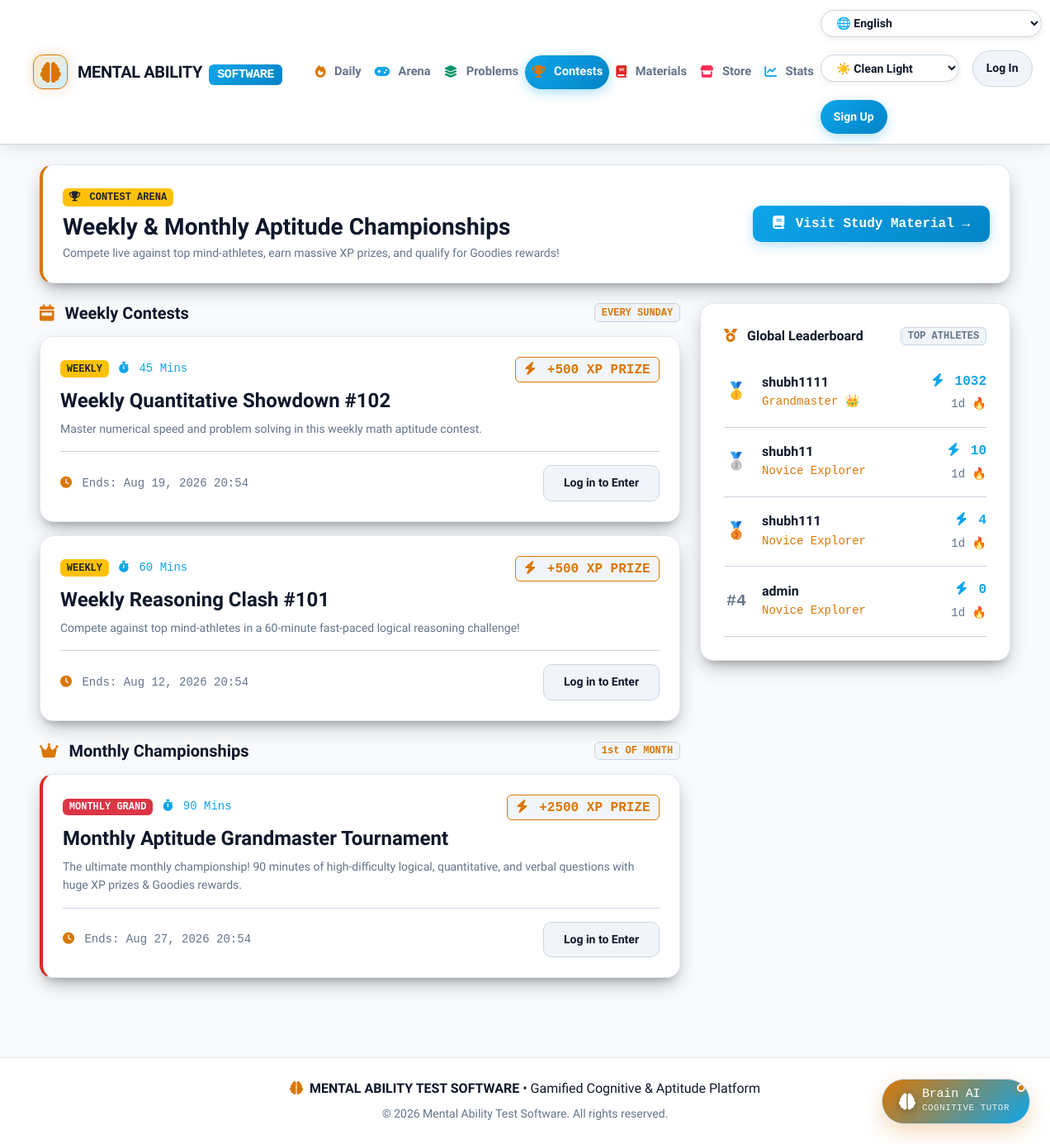
The app's page /contests/ with its own data.
### quiz/models.py (models this page shows, shortened)
class Contest(models.Model):
    WEEKLY = 'WEEKLY'
    MONTHLY = 'MONTHLY'
    CONTEST_TYPES = [
        (WEEKLY, 'Weekly Contest'),
        (MONTHLY, 'Monthly Championship'),
    ]
    title = models.CharField(max_length=200)
    contest_type = models.CharField(max_length=10, choices=CONTEST_TYPES, default=WEEKLY)
    description = models.TextField()
    start_time = models.DateTimeField()
    end_time = models.DateTimeField()
    duration_minutes = models.IntegerField(default=60)
    questions = models.ManyToManyField(Question, related_name='contests', blank=True)
    xp_prize = models.IntegerField(default=200)
    class Meta:
        ordering = ('-start_time',)

class UserProfile(models.Model):
    user = models.OneToOneField('auth.User', on_delete=models.CASCADE, related_name='profile')
    streak_count = models.IntegerField(default=0)
    last_active_date = models.DateField(null=True, blank=True)
    total_xp = models.IntegerField(default=0)
    solved_questions_count = models.IntegerField(default=0)
    @property
    def rank_title(self):
        if self.total_xp >= 1000:
            return "Grandmaster 👑"
        elif self.total_xp >= 500:
            return "Mind Master 🧠"
        elif self.total_xp >= 200:
            return "Aptitude Scholar 🎓"
        elif self.total_xp >= 50:
            return "Problem Solver ⚡"
        else:
            return "Novice Explorer"

### quiz/views.py (the view)
# urls.py: path('contests/', views.contests, name='contests'),
def contests(request):
    profile = get_or_create_user_profile(request.user) if request.user.is_authenticated else None
    weekly_contests = Contest.objects.filter(contest_type=Contest.WEEKLY)
    monthly_contests = Contest.objects.filter(contest_type=Contest.MONTHLY)
    leaderboard = UserProfile.objects.select_related('user').order_by('-total_xp', '-solved_questions_count')[:10]
    context = {
        'profile': profile,
        'weekly_contests': weekly_contests,
        'monthly_contests': monthly_contests,
        'leaderboard': leaderboard,
    }
    return render(request, 'quiz/contests.html', context)

### templates/quiz/contests.html (shortened to what this page needs)
{% extends 'base.html' %}
{% block content %}
<div class="row g-4 mb-4">
  <div class="col-12">
    <div class="lc-card p-4 position-relative overflow-hidden" style="background: var(--lc-surface); border-left: 4px solid var(--lc-amber);">
      <div class="d-flex justify-content-between align-items-center flex-wrap gap-3">
        <div>
          <span class="badge bg-warning text-dark font-monospace fw-bold mb-2"><i class="fas fa-trophy me-1"></i> CONTEST ARENA</span>
          <h3 class="fw-bold mb-1" style="color: var(--lc-text);">Weekly & Monthly Aptitude Championships</h3>
          <p class="small mb-0" style="color: var(--lc-text-muted);">Compete live against top mind-athletes, earn massive XP prizes, and qualify for Goodies rewards!</p>
        </div>
        <a href="{% url 'quiz:study_material' %}" class="btn btn-lc-primary font-monospace">
          <i class="fas fa-book me-1"></i> Visit Study Material &rarr;
        </a>
      </div>
    </div>
  </div>
  <div class="col-lg-8">
    <div class="d-flex justify-content-between align-items-center mb-3">
      <h5 class="fw-bold mb-0" style="color: var(--lc-text);"><i class="fas fa-calendar-week me-2" style="color: var(--lc-amber);"></i> Weekly Contests</h5>
      <span class="badge font-monospace" style="background-color: var(--lc-surface-hover); color: var(--lc-amber); border: 1px solid var(--lc-border-highlight);">EVERY SUNDAY</span>
    </div>
    <div class="row g-3 mb-4">
      {% for contest in weekly_contests %}
        <div class="col-12">
          <div class="lc-card p-4">
            <div class="d-flex justify-content-between align-items-start gap-2 mb-2">
              <div>
                <span class="badge bg-warning text-dark font-monospace fw-bold me-2">WEEKLY</span>
                <span class="font-monospace small" style="color: var(--lc-blue);"><i class="fas fa-stopwatch me-1"></i> {{ contest.duration_minutes }} Mins</span>
              </div>
              <span class="badge font-monospace fs-6" style="background-color: var(--lc-surface-hover); color: var(--lc-amber); border: 1px solid var(--lc-amber);">
                <i class="fas fa-bolt me-1"></i> +{{ contest.xp_prize }} XP PRIZE
              </span>
            </div>
            <h4 class="fw-bold mb-2" style="color: var(--lc-text);">{{ contest.title }}</h4>
            <p class="small mb-3" style="color: var(--lc-text-muted);">{{ contest.description }}</p>
            <div class="d-flex justify-content-between align-items-center pt-3 border-top flex-wrap gap-2" style="border-color: var(--lc-border-highlight) !important;">
              <div class="small font-monospace" style="color: var(--lc-text-muted);">
                <i class="fas fa-clock me-1" style="color: var(--lc-amber);"></i> Ends: {{ contest.end_time|date:"M d, Y H:i" }}
              </div>
              {% if user.is_authenticated %}
                <a href="{% url 'quiz:join_contest' contest.id %}" class="btn btn-lc-primary btn-sm px-4 font-monospace">
                  <i class="fas fa-flag-checkered me-1"></i> ENTER CONTEST ARENA
                </a>
              {% else %}
                <a href="{% url 'login' %}" class="btn btn-lc-secondary btn-sm px-4">Log in to Enter</a>
              {% endif %}
            </div>
          </div>
        </div>
      {% empty %}
        <div class="col-12">
          <div class="lc-card text-center py-4">
            <p class="mb-0" style="color: var(--lc-text-muted);">No active weekly contests scheduled.</p>
          </div>
        </div>
      {% endfor %}
    </div>
    <div class="d-flex justify-content-between align-items-center mb-3">
      <h5 class="fw-bold mb-0" style="color: var(--lc-text);"><i class="fas fa-crown me-2" style="color: var(--lc-amber);"></i> Monthly Championships</h5>
      <span class="badge font-monospace" style="background-color: var(--lc-surface-hover); color: var(--lc-amber); border: 1px solid var(--lc-border-highlight);">1st OF MONTH</span>
    </div>
    <div class="row g-3">
      {% for contest in monthly_contests %}
        <div class="col-12">
          <div class="lc-card p-4" style="border-left: 4px solid var(--lc-hard);">
            <div class="d-flex justify-content-between align-items-start gap-2 mb-2">
              <div>
                <span class="badge bg-danger text-light font-monospace fw-bold me-2">MONTHLY GRAND</span>
                <span class="font-monospace small" style="color: var(--lc-blue);"><i class="fas fa-stopwatch me-1"></i> {{ contest.duration_minutes }} Mins</span>
              </div>
              <span class="badge font-monospace fs-6" style="background-color: var(--lc-surface-hover); color: var(--lc-amber); border: 1px solid var(--lc-amber);">
                <i class="fas fa-bolt me-1"></i> +{{ contest.xp_prize }} XP PRIZE
              </span>
            </div>
            <h4 class="fw-bold mb-2" style="color: var(--lc-text);">{{ contest.title }}</h4>
            <p class="small mb-3" style="color: var(--lc-text-muted);">{{ contest.description }}</p>
            <div class="d-flex justify-content-between align-items-center pt-3 border-top flex-wrap gap-2" style="border-color: var(--lc-border-highlight) !important;">
              <div class="small font-monospace" style="color: var(--lc-text-muted);">
                <i class="fas fa-clock me-1" style="color: var(--lc-amber);"></i> Ends: {{ contest.end_time|date:"M d, Y H:i" }}
              </div>
              {% if user.is_authenticated %}
                <a href="{% url 'quiz:join_contest' contest.id %}" class="btn btn-lc-primary btn-sm px-4 font-monospace">
                  <i class="fas fa-flag-checkered me-1"></i> ENTER CHAMPIONSHIP ARENA
                </a>
              {% else %}
                <a href="{% url 'login' %}" class="btn btn-lc-secondary btn-sm px-4">Log in to Enter</a>
              {% endif %}
            </div>
          </div>
        </div>
      {% empty %}
        <div class="col-12">
          <div class="lc-card text-center py-4">
            <p class="mb-0" style="color: var(--lc-text-muted);">No active monthly grand championships scheduled.</p>
          </div>
        </div>
      {% endfor %}
    </div>
  </div>
  <div class="col-lg-4">
    <div class="lc-card sticky-top" style="top: 100px;">
      <div class="d-flex justify-content-between align-items-center mb-3">
        <h6 class="fw-bold mb-0" style="color: var(--lc-text);"><i class="fas fa-medal me-2" style="color: var(--lc-amber);"></i> Global Leaderboard</h6>
        <span class="badge font-monospace" style="background-color: var(--lc-surface-hover); color: var(--lc-text-muted); border: 1px solid var(--lc-border-highlight);">TOP ATHLETES</span>
      </div>
      <div class="list-group list-group-flush">
        {% for rank_user in leaderboard %}
          <div class="list-group-item d-flex justify-content-between align-items-center px-0 py-3 bg-transparent border-bottom" style="border-color: var(--lc-border-highlight) !important;">
            <div class="d-flex align-items-center gap-3">
              <div class="fw-bold font-monospace fs-5 text-center" style="width: 30px;">
                {% if forloop.counter == 1 %}🥇
                {% elif forloop.counter == 2 %}🥈
                {% elif forloop.counter == 3 %}🥉
                {% else %}<span style="color: var(--lc-text-muted);">#{{ forloop.counter }}</span>
                {% endif %}
              </div>
              <div>
                <h6 class="fw-bold mb-0" style="color: var(--lc-text);">{{ rank_user.user.username }}</h6>
                <small class="font-monospace" style="color: var(--lc-amber);">{{ rank_user.rank_title }}</small>
              </div>
            </div>
            <div class="text-end">
              <div class="fw-bold font-monospace" style="color: var(--lc-blue);"><i class="fas fa-bolt me-1"></i> {{ rank_user.total_xp }}</div>
              <small class="font-monospace" style="color: var(--lc-text-muted);">{{ rank_user.streak_count }}d 🔥</small>
            </div>
          </div>
        {% empty %}
          <p class="small text-center py-3 mb-0" style="color: var(--lc-text-muted);">No rankings recorded yet.</p>
        {% endfor %}
      </div>
    </div>
  </div>
</div>
{% endblock %}

### static/css/global.css (style rules this page uses)
:root, [data-theme="clean-light"] { --lc-bg: #f8fafc; --lc-surface: #ffffff; --lc-surface-hover: #f1f5f9; --lc-border: #e2e8f0; --lc-border-highlight: #cbd5e1; --lc-text: #0f172a; --lc-text-muted: #64748b; --lc-amber: #d97706; --lc-amber-glow: rgba(217, 119, 6, 0.25); --lc-easy: #059669; --lc-easy-bg: rgba(5, 150, 105, 0.12); --lc-medium: #d97706; --lc-medium-bg: rgba(217, 119, 6, 0.12); --lc-hard: #dc2626; --lc-hard-bg: rgba(220, 38, 38, 0.12); --lc-blue: #0ea5e9; --lc-nav-bg: rgba(255, 255, 255, 0.95); }
body { top: 0px !important; position: static !important; }
body { font-family: 'Plus Jakarta Sans', system-ui, -apple-system, sans-serif; background-color: var(--lc-bg); color: var(--lc-text); line-height: 1.6; min-height: 100vh; }
.lc-card { background-color: var(--lc-surface); border: 1px solid var(--lc-border); border-radius: 16px; padding: 1.75rem; box-shadow: 0 10px 25px -5px rgba(0, 0, 0, 0.3), 0 8px 10px -6px rgba(0, 0, 0, 0.2); transition: transform 0.25 ease, border-color 0.25s ease, box-shadow 0.25s ease; }
.btn-lc-primary { background: linear-gradient(135deg, var(--lc-blue), #0284c7); color: #ffffff; font-weight: 700; border: none; border-radius: 10px; padding: 0.65rem 1.5rem; transition: all 0.2s ease; box-shadow: 0 4px 14px rgba(14, 165, 233, 0.3); }
.btn-lc-secondary { background-color: var(--lc-surface-hover); color: var(--lc-text); border: 1px solid var(--lc-border-highlight); font-weight: 600; border-radius: 10px; padding: 0.65rem 1.5rem; transition: all 0.2s ease; }

### records on screen
Contest: duration_minutes "45", xp_prize "500", title "Weekly Quantitative Showdown #102", description "Master numerical speed and problem solving in this weekly math aptitude contest.", end_time "Aug 19, 2026 20:54"
Contest: duration_minutes "60", xp_prize "500", title "Weekly Reasoning Clash #101", description "Compete against top mind-athletes in a 60-minute fast-paced logical reasoning challenge!", end_time "Aug 12, 2026 20:54"
Contest: duration_minutes "90", xp_prize "2500", title "Monthly Aptitude Grandmaster Tournament", description "The ultimate monthly championship! 90 minutes of high-difficulty logical, quantitative, and verbal questions with huge XP prizes & Goodies rewards.", end_time "Aug 27, 2026 20:54"
UserProfile: user.username "shubh1111", rank_title "Grandmaster 👑", total_xp "1032", streak_count "1"
UserProfile: user.username "shubh11", rank_title "Novice Explorer", total_xp "10", streak_count "1"
UserProfile: user.username "shubh111", rank_title "Novice Explorer", total_xp "4", streak_count "1"
UserProfile: user.username "admin", rank_title "Novice Explorer", total_xp "0", streak_count "1"
